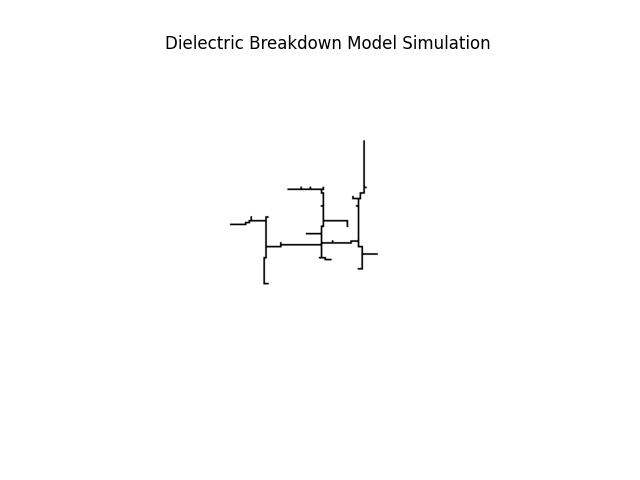

The script that saved this image:
import numpy as np
import matplotlib.pyplot as plt
import random
import matplotlib
matplotlib.use('agg')

# 初始化参数
grid_size = 150  # 网格大小
phi_0 = 1       # 占据格子的电势
eta = 15       # 速率参数
n_steps = 300   # 模拟步数

# 初始化网格，0表示空格子，1表示已占据的格子
grid = np.zeros((grid_size, grid_size))

# 将网格中心设置为已占据的格子
center = grid_size // 2
grid[center, center] = phi_0

# 函数：求解Laplace方程
def solve_laplace(grid, phi_0):
    potential = np.copy(grid)
    for _ in range(10):  # 迭代次数
        for i in range(1, grid_size-1):
            for j in range(1, grid_size-1):
                if grid[i, j] == 0:
                    potential[i, j] = (potential[i-1, j] + potential[i+1, j] +
                                       potential[i, j-1] + potential[i, j+1]) / 4
    potential[grid == phi_0] = phi_0
    return potential

# 函数：计算生长速率和选择占据的格子
def grow_crystal(grid, potential, phi_0, eta):
    velocities = {}
    for i in range(1, grid_size-1):
        for j in range(1, grid_size-1):
            if grid[i, j] == 0:
                # 计算这个格子四个直接邻居中被占据的格子数目
                n = grid[i - 1, j] + grid[i + 1, j] + grid[i, j - 1] + grid[i, j + 1]
                if n > 0:
                    velocity = n * np.abs(phi_0 - potential[i, j]) ** eta
                    velocities[(i, j)] = velocity
                else:
                    velocities[(i, j)] = 0

    if velocities:
        total_velocity = sum(velocities.values())
        probabilities = {k: v / total_velocity for k, v in velocities.items()}
        chosen_cell = random.choices(list(probabilities.keys()), weights=probabilities.values())[0]
        grid[chosen_cell] = phi_0

# 模拟过程
for _ in range(n_steps):
    potential = solve_laplace(grid, phi_0)
    grow_crystal(grid, potential, phi_0, eta)

# 绘制最终的格子图
plt.imshow(grid, cmap='Greys')
plt.title('Dielectric Breakdown Model Simulation')
plt.axis('off')
plt.savefig('DBM.png')
